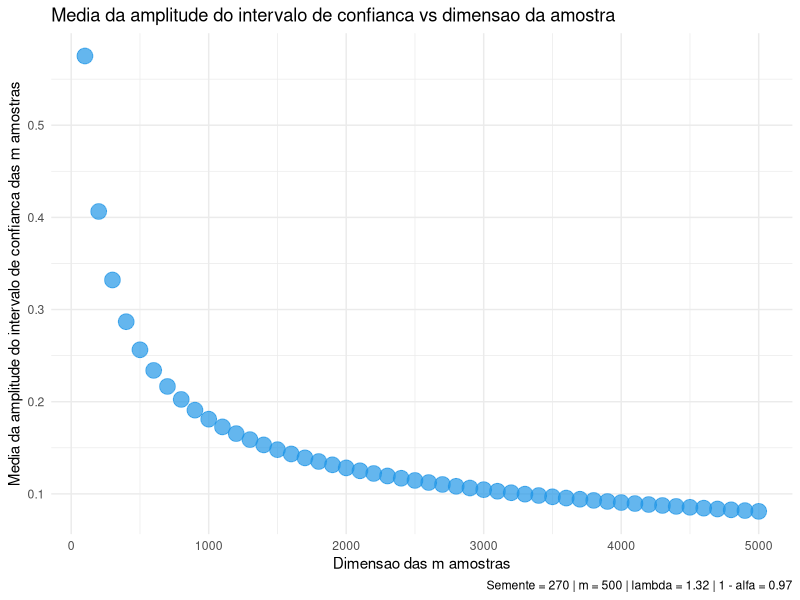

This figure's R source:
library(tidyverse)
#Dados iniciais
expSeed <- 270
nAmostras <- 500
dimArray <- seq(100, 5000, by = 100)
lamb <- 1.32
lvlConf <- 0.97

alpha <- 1 - lvlConf
quantAlpha <- qnorm(1-alpha/2)

dfGraf <- data.frame(matrix(nrow = length(dimArray),ncol = 2))
colnames(dfGraf) <- c('dim','MAn')
j <- 0
for (dim in dimArray){
  j <- j + 1
  set.seed(seed = expSeed)
  amostra <- replicate(nAmostras, rexp(n = dim, rate = lamb))
  media <- apply(amostra,2,mean)
  limAmp <- array (dim = nAmostras)
  for (i in 1:length(media)){
    limInf <- ((1-(quantAlpha/sqrt(dim)))/media[i])
    limSup <- ((1+(quantAlpha/sqrt(dim)))/media[i])
    limAmp[i] <- limSup - limInf
  }
  dfGraf[j,1] <- dim
  dfGraf[j,2] <- mean(limAmp)
}

ggplot(dfGraf,aes(x = dim, y = MAn))+
  geom_point(size = 5, alpha = 0.7, colour = 4)+
  theme_minimal()+
  labs(title = 'Media da amplitude do intervalo de confianca vs dimensao da amostra',
       caption = 'Semente = 270 | m = 500 | lambda = 1.32 | 1 - alfa = 0.97',
       x = 'Dimensao das m amostras',
       y = 'Media da amplitude do intervalo de confianca das m amostras')